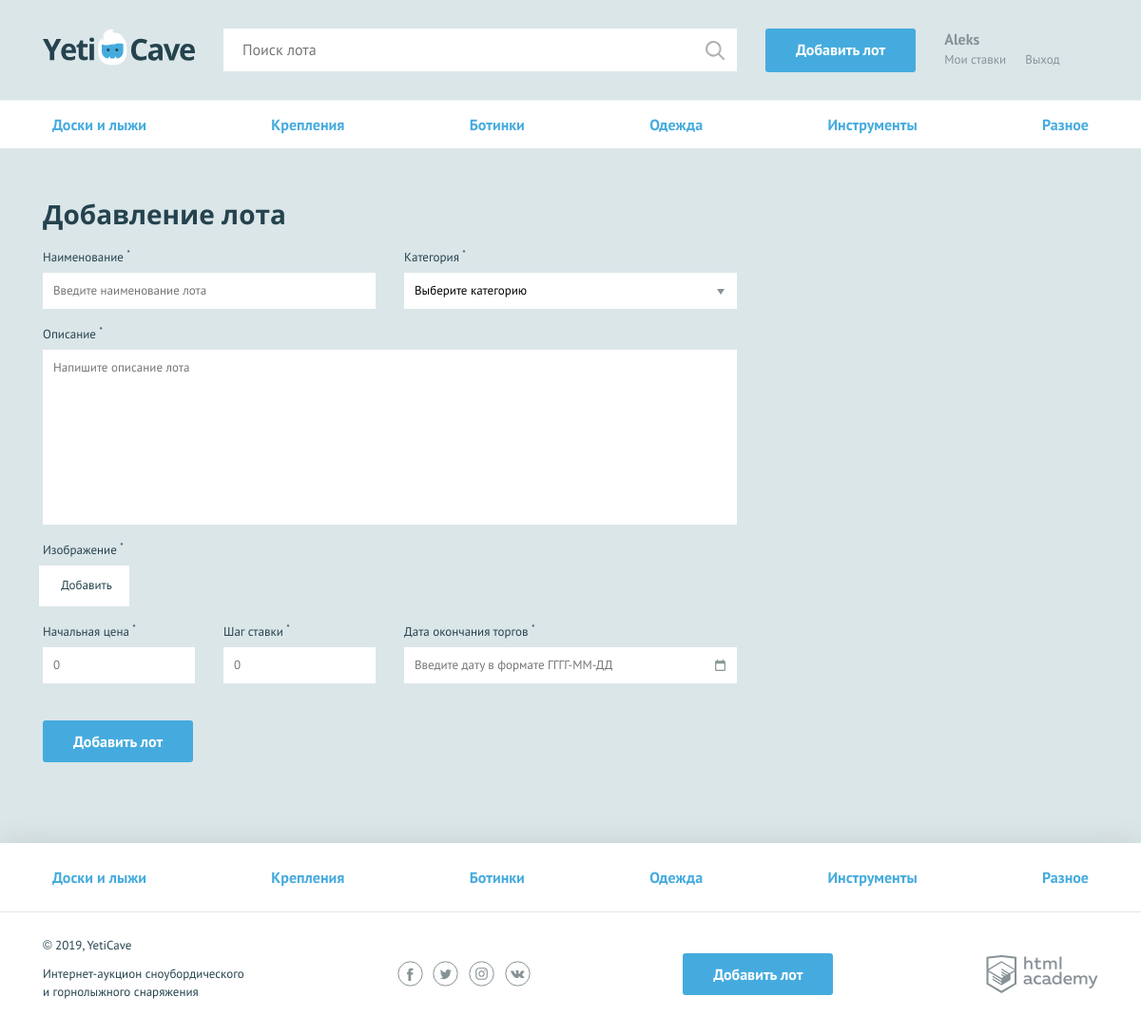
/add.php (signed in), run on the app's committed database.
### tables this page shows
CREATE TABLE category (
  id INT AUTO_INCREMENT PRIMARY KEY,
  name VARCHAR(64),
  symbol VARCHAR(64)
);

### helpers.php (called while the page is built, shortened)
<?php
function db_get_prepare_stmt($link, $sql, $data = []) {
    $stmt = mysqli_prepare($link, $sql);
    return $stmt;
}
function include_template($name, array $data = []) {
    $name = 'templates/' . $name;
    extract($data);
    require $name;
    $result = ob_get_clean();
    return $result;
}
function db_fetch_data($link, $sql, $data =[]) {
    $result = [];
    $stmt = db_get_prepare_stmt($link, $sql, $data);
    mysqli_stmt_execute($stmt);
    $res = mysqli_stmt_get_result($stmt);
    if ($res) {
        $result = mysqli_fetch_all($res, MYSQLI_ASSOC);
    }
    return($result);
}

### templates/add.php (the view, shortened to what this page needs)
<!DOCTYPE html>
<html lang="ru">
  <head>
    <link href="../css/normalize.min.css" rel="stylesheet">
    <link href="../css/style.css" rel="stylesheet">
    <link href="../css/flatpickr.min.css" rel="stylesheet">
  </head>
  <body>
    <div class="page-wrapper">
      <header class="main-header">
        <div class="main-header__container container">
          <a class="main-header__logo" href="/index.php">
            <img src="../img/logo.svg" width="160" height="39" alt="Логотип компании YetiCave">
          </a>
          <form class="main-header__search" method="get" action="https://echo.htmlacademy.ru" autocomplete="off">
            <input type="search" name="search" placeholder="Поиск лота">
            <input class="main-header__search-btn" type="submit" name="find" value="Найти">
          </form>
          <a class="main-header__add-lot button" href="/add.php">Добавить лот</a>
            <?php if (!isset($_SESSION['user'])) :?>
                    <nav class="user-menu">
                        <ul class="user-menu__list">
                            <li class="user-menu__item">
                                <a href="/sign-up.php">Регистрация</a>
                            </li>
                            <li class="user-menu__item">
                                <a href="/login.php">Вход</a>
                            </li>
                        </ul>
                    </nav>
                    <?php else: ?>
                    <nav class="user-menu">
                        <div class="user-menu__logged">
                            <p><?=$_SESSION['user']['name'];?></p>
                            <a class="user-menu__bets" href="/my-bets.php">Мои ставки</a>
                              <a class="user-menu__logout" href="/logout.php">Выход</a>
                        </div>
                    </nav>
                    <?php endif; ?>
        </div>
      </header>
      <main>
        <nav class="nav">
          <ul class="nav__list container">
         <?php foreach ($category as $value): ?>
            <li class="nav__item">
              <a href="all-lots.html"><?=$value['name'];?></a>
            </li>
            <?php endforeach; ?>
          </ul>
        </nav>
        <form class="form form--add-lot container <?=$error;?>" action="/add.php" method="post" enctype="multipart/form-data">
        <h2>Добавление лота</h2>
        <div class="form__container-two">
          <div class="form__item <?=$errors['lot-name'];?>">
          <label for="lot-name">Наименование <sup>*</sup></label>
          <input id="lot-name" type="text" name="lot-name" value="<?=htmlspecialchars($_POST['lot-name']);?>"  placeholder="Введите наименование лота">
        </div>
        <div class="form__item <?=$errors['category'];?>">
          <label for="category">Категория <sup>*</sup></label>
          <select id="category" name="category">
            <option><?=htmlspecialchars($option);?></option>
          </select>
        </div>
      </div>
      <div class="form__item form__item--wide <?=$errors['message'];?>">
        <label for="message">Описание <sup>*</sup></label>
    <textarea id="message" name="message" placeholder="Напишите описание лота"><?=htmlspecialchars($_POST['message']);?></textarea>
      </div>
      <div class="form__item form__item--file">
        <label>Изображение <sup>*</sup></label>
        <div class="form__input-file">
          <label for="lot-img">
            Добавить
          </label>
        </div>
      </div>
      <div class="form__container-three">
        <div class="form__item form__item--small <?=$errors['lot-rate'];?>">
          <label for="lot-rate">Начальная цена <sup>*</sup></label>
          <input id="lot-rate" type="text" name="lot-rate" value="<?=$_POST['lot-rate'];?>" placeholder="0">
        </div>
        <div class="form__item form__item--small <?=$errors['lot-step'];?>">
          <label for="lot-step">Шаг ставки <sup>*</sup></label>
          <input id="lot-step" type="text" name="lot-step" value="<?=$_POST['lot-step'];?>" placeholder="0">
        </div>
        <div class="form__item <?=$errors['lot-date'];?>">
          <label for="lot-date">Дата окончания торгов <sup>*</sup></label>
          <input class="form__input-date" id="lot-date" value="<?=$_POST['lot-date'];?>" type="text" name="lot-date" placeholder="Введите дату в формате ГГГГ-ММ-ДД">
        </div>
      </div>
      <button type="submit" class="button">Добавить лот</button>
    </form>
  </main>
</div>
<footer class="main-footer">
  <nav class="nav">
    <ul class="nav__list container">
      <?php foreach ($category as $key => $value): ?>
      <li class="nav__item">
        <a href="all-lots.html"><?=$value['name'];?></a>
      </li>
      <?php endforeach; ?>
    </ul>
  </nav>
  <div class="main-footer__bottom container">
    <div class="main-footer__copyright">
      <p>© 2019, YetiCave</p>
      <p>Интернет-аукцион сноубордического и горнолыжного снаряжения</p>
    </div>
    <div class="main-footer__social social">
      <a class="social__link social__link--facebook" href="#">
      </a>
      <a class="social__link social__link--twitter" href="#">
      </a>
      <a class="social__link social__link--instagram" href="#">
      </a>
      <a class="social__link social__link--vkontakte" href="#">
      </a>
    </div>
    <a class="main-footer__add-lot button" href="/add.php">Добавить лот</a>
    <div class="main-footer__developed-by">
      <a class="logo-academy" href="https://htmlacademy.ru/intensive/php">
        </a>
      </div>
    </div>
  </footer>
</body>
</html>

### data on the page
category: name "Доски и лыжи"
category: name "Крепления"
category: name "Ботинки"
category: name "Одежда"
category: name "Инструменты"
category: name "Разное"

### other printed values
$_SESSION['user']['name'] "Aleks"
form field category "Выберите категорию"
